Frame 1 (no input): blank canvas, image omitted
Frame 60 (no input): blank canvas, image omitted
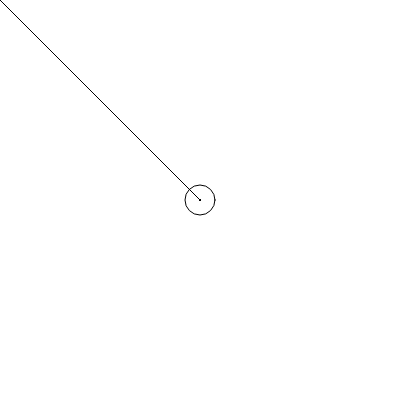
Frame 120 (the mouse pressed at the canvas centre since frame 60)

The p5.js sketch whose frames 1 and 60 were blank and that drew this single picture after the mouse press (run headless with seeded random() and noise() and a simulated clock; from frame 60 on, the mouse is pressed at the canvas centre):

// p5.js sketch
// ── sketch.js
//let oldX;
//let oldY;
function setup() {
   createCanvas(400,400);
   background(255);
}

function draw() {
  if(mouseIsPressed) {
  line(mouseX,mouseY,pmouseX,pmouseY);
  }}

function mousePressed(){
  ellipse(mouseX, mouseY, 30, 30);
  }
function mouseReleased() {
  rect(mouseX, mouseY, 30, 30);
}
function keyReleased() {
  background(255);
}
